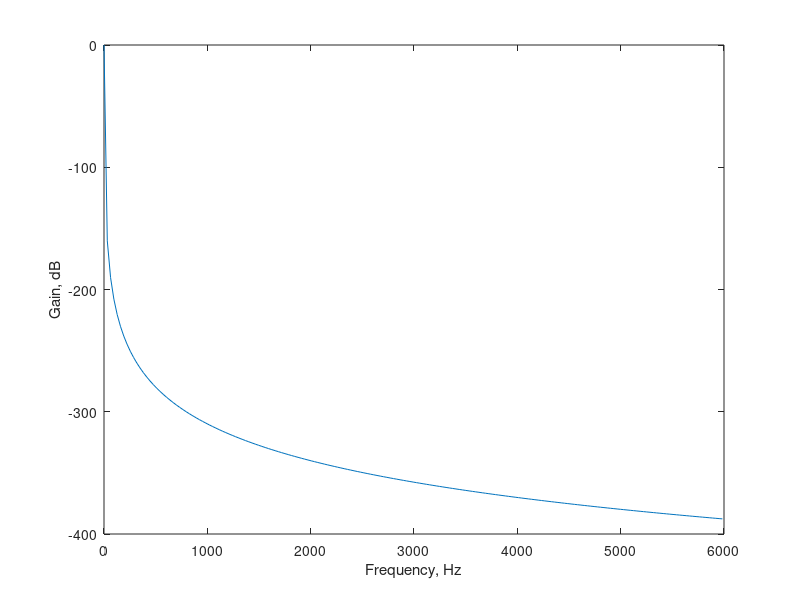

This figure's MATLAB source:
% Program 4_2
% Program to Design Butterworth Lowpass Filter
%
% Type in the filter order and passband edge frequency
N = input('Type in filter order = ');
Wn = input('3-dB cutoff angular frequency = ');
% Determine the transfer function
[num,den] = butter(N,Wn,'s');
%  Compute and plot the frequency response
omega = [0: 200: 12000*pi];
h = freqs(num,den,omega);
plot (omega/(2*pi),20*log10(abs(h)));
xlabel('Frequency, Hz'); ylabel('Gain, dB');